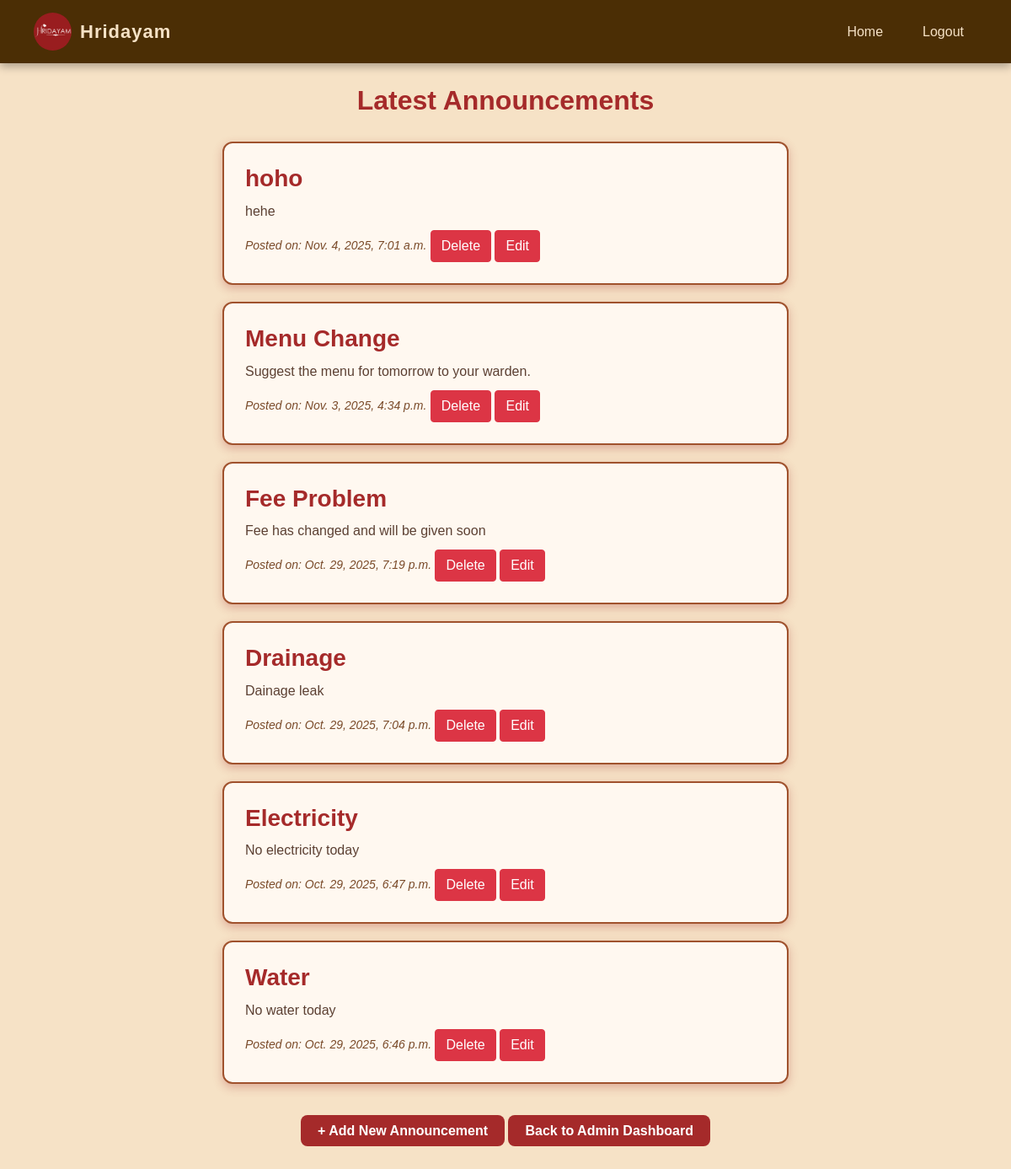
The app's page /announcement_list_view with its own data.
### Hostel_Manager_App/models.py (models this page shows, shortened)
class Announcement(models.Model):
    title = models.CharField(max_length=200)
    message = models.TextField()
    date_posted = models.DateTimeField(default=timezone.now)

### Hostel_Manager_App/views.py (the view)
# urls.py: path('announcement_list_view',views.announcement_list_view,name='announcement_list_view'),
def announcement_list_view(request):
    announcements = Announcement.objects.all().order_by('-date_posted')
    return render(request, 'announcement_list.html', {'announcements': announcements})

### Hostel_Manager_App/templates/announcement_list.html (shortened to what this page needs)
{% load static %}
<!DOCTYPE html>
<html lang="en">
<head>
    <link href="https://cdn.jsdelivr.net/npm/bootstrap@5.0.2/dist/css/bootstrap.min.css" rel="stylesheet">
</head>
<body>
  <nav>
    <a class="navbar-brand d-flex align-items-center" href="{% url 'hostel_admin_view' %}">
      <img src="{% static 'images/hridhayam logo.png' %}" alt="Logo" />
      <strong>Hridayam</strong>
    </a>
    <ul class="nav nav-pills">
      <li class="nav-item"><a class="nav-link" href="{% url 'hostel_admin_view' %}">Home</a></li>
      <li class="nav-item"><a class="nav-link" href="{% url 'logout_view' %}">Logout</a></li>
    </ul>
  </nav>
    <h2>Latest Announcements</h2>
    {% for a in announcements %}
        <div class="announcement-card">
            <h3>{{ a.title }}</h3>
            <p>{{ a.message }}</p>
            <small>Posted on: {{ a.date_posted }}</small>
            <a href="{% url 'delete_announcements' a.id %}" class="btn btn-danger btn-danger" onclick="return confirm('Are you sure to delete?')">Delete</a>
            <a href="{% url 'update_announcements' a.id %}" class="btn btn-danger ">Edit</a>
        </div>
    {% empty %}
        <p style="color: brown; font-weight: bold;">No announcements yet.</p>
    {% endfor %}
    <br>
    <a href="{% url 'announcement_create_view' %}" class="btn-custom">+ Add New Announcement</a>
    <a href="{% url 'hostel_admin_view' %}" class="btn-custom">Back to Admin Dashboard</a>
</body>
</html>

### Hostel_Manager_App/templates/announcement_list.html (style rules this page uses)
body { background-color: #f6e2c6; font-family: 'Poppins', sans-serif; padding: 40px; text-align: center; margin-top: 5%; }
nav { background-color: #4b2e05; color: #f6e2c6; display: flex; justify-content: space-between; align-items: center; padding: 10px 40px; box-shadow: 0 4px 10px rgba(0, 0, 0, 0.3); position: fixed; top: 0; left: 0; width: 100%; z-index: 1000; }
nav .navbar-brand { display: flex; align-items: center; text-decoration: none; color: #f6e2c6; font-weight: 700; font-size: 22px; letter-spacing: 1px; }
nav .navbar-brand img { width: 45px; height: 45px; border-radius: 50%; margin-right: 10px; transition: transform 0.3s ease; }
.nav-pills { margin-bottom: 0; }
.nav-pills .nav-link { color: #f6e2c6; font-weight: 500; margin-left: 15px; transition: color 0.3s ease, transform 0.2s ease; }
h2 { color: brown; margin-bottom: 30px; font-weight: 600; }
.announcement-card { background-color: #fff8f0; border: 2px solid #a0522d; border-radius: 12px; width: 60%; margin: 20px auto; padding: 25px; text-align: left; box-shadow: 0 4px 12px rgba(165, 42, 42, 0.3); transition: transform 0.2s ease, box-shadow 0.2s ease; }
.announcement-card h3 { color: brown; font-weight: bold; }
.announcement-card p { color: #5c4033; margin: 10px 0; }
.announcement-card small { color: #7a4b2a; font-style: italic; }
.btn-custom { background-color: brown; color: white; padding: 10px 20px; border: none; border-radius: 8px; font-weight: bold; transition: 0.3s; text-decoration: none; }

### records on screen
Announcement: title "hoho", message "hehe", date_posted "Nov. 4, 2025, 7:01 a.m."
Announcement: title "Menu Change", message "Suggest the menu for tomorrow to your warden.", date_posted "Nov. 3, 2025, 4:34 p.m."
Announcement: title "Fee Problem", message "Fee has changed and will be given soon", date_posted "Oct. 29, 2025, 7:19 p.m."
Announcement: title "Drainage", message "Dainage leak", date_posted "Oct. 29, 2025, 7:04 p.m."
Announcement: title "Electricity", message "No electricity today", date_posted "Oct. 29, 2025, 6:47 p.m."
Announcement: title "Water", message "No water today", date_posted "Oct. 29, 2025, 6:46 p.m."
